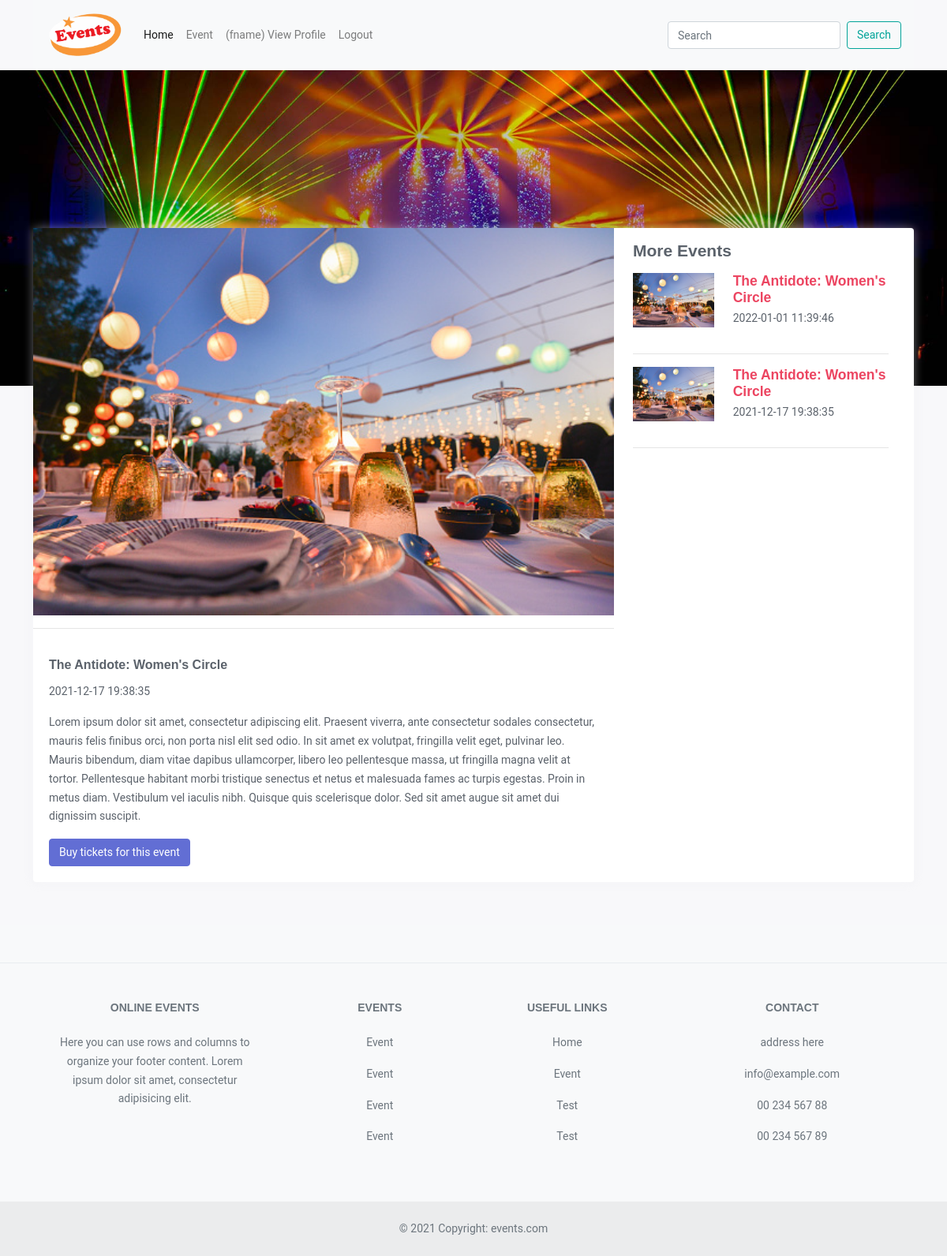
The page /event.php?show-event=1 (signed in) on the database its author committed.
### tables this page shows
CREATE TABLE IF NOT EXISTS `e_user` (
  `e_user_id` int(11) NOT NULL AUTO_INCREMENT,
  `e_user_fname` varchar(128) NOT NULL,
  `e_user_lname` varchar(128) NOT NULL,
  `e_user_type` varchar(8) NOT NULL,
  `e_user_login_id` int(11) NOT NULL,
  PRIMARY KEY (`e_user_id`),
  KEY `e_user_login_id` (`e_user_login_id`)
);

CREATE TABLE IF NOT EXISTS `e_events` (
  `e_event_id` int(11) NOT NULL AUTO_INCREMENT,
  `e_event_title` varchar(256) NOT NULL,
  `e_event_date` date NOT NULL,
  `e_event_time` time NOT NULL,
  `e_event_details` varchar(1024) NOT NULL,
  PRIMARY KEY (`e_event_id`)
);

### includes/main.php (called while the page is built, shortened)
<?php
function getUserinfo($conn, $userid){
	$result = mysqli_fetch_array(mysqli_query($conn, "SELECT * FROM e_user,e_login WHERE e_user.e_user_login_id =e_login.e_id AND e_user.e_user_login_id ='$userid'"));
	return $result;
}
function getEventById($conn, $eventid){
	$result = mysqli_fetch_array(mysqli_query($conn, "SELECT * FROM e_events WHERE e_event_id='$eventid'"));
	return $result;
}
function getTenEvents($conn){
	$result = mysqli_query($conn, "SELECT * FROM e_events ORDER BY RAND() LIMIT 10");
	return $result;
}
?>

### event.php (the view, shortened to what this page needs)
<?php include('includes/header.php');
include('includes/fun-buy-tickets.php');  ?>
<?php
if(isset($_GET['show-event'])){ ?>
<section class="mtop">
	<div class="eventbgcontent">
		<div class="container">
			<div class="row">
				<div class="col-12">
						<div class="card carddetail">
							<div class="row">
								<div class="col-8">
									<?php
									$eventdetails = getEventById($conn, $_GET['show-event']); ?>
									<img class="card-img-top" src="img/event.jpg" alt="Card image cap">
									<hr>
									  <div class="card-body">
									  	<h5 class="card-title"><?php echo $eventdetails['e_event_title']; ?></h5>
									  	<p class="card-text"><?php echo $eventdetails['e_event_date']." ".$eventdetails['e_event_time']; ?></p>
									    <p class="card-text"><?php echo $eventdetails['e_event_details']; ?></p>
									    <?php if(isset($_SESSION['login_id'])) {  ?>
									     <a href="event.php?buy-tickets=<?php echo $eventdetails['e_event_id']; ?>" class="btn btn-primary">Buy tickets for this event</a>
										<?php }else{ ?>
												<a href="index.php?action=login&buy-tickets=<?php echo $_GET['show-event']; ?>" class="btn btn-primary">Buy tickets for this event</a>
										<?php } ?>
									  </div>
								</div>
								<div class="col-4">
									<h4 class="mt-3 mb-3">More Events</h4>
									<?php
									$randevents = getTenEvents($conn);
									 if ($randevents->num_rows > 0) {
											while($rw = $randevents->fetch_assoc()) { ?>
									<div class="row">
										<div class="col-4">
												<a class="text-danger" href="event.php?show-event=<?php echo $rw['e_event_id']; ?>"><img class="card-img-top" src="img/event.jpg" alt="Card image cap"></a>
										</div>
										<div class="col-7">
											<a class="text-danger" href="event.php?show-event=<?php echo $rw['e_event_id']; ?>"><h5 class="mb-1"><?php echo $rw['e_event_title']; ?></h5></a>
											<p><?php echo $rw['e_event_date']." ".$rw['e_event_time']; ?></p>
										</div>
										<div class="col-11">
											<hr>
										</div>
									</div>
								<?php }} ?>
								</div>
							 </div>
					  </div>
				</div>
			</div>
		</div>
	</div>
</section>
<?php
}else if(isset($_GET['buy-tickets']) && rowCounts(getEventByIdempty($conn, $_GET['buy-tickets']))==1){
	$userinfo = getUserinfo($conn, $_SESSION['login_id']);
	$eventinfo = getEventById($conn, $_GET['buy-tickets']); ?>
	<section class="profilemainimage eventpagebg">
	</section>
	<section class="mtop">
		<div class="eventbgcontent">
			<div class="container">
				<div class="row justify-content-center">
					<div class="col-10">
						<div class="card carddetail">
							<div class="card-body">
								<h3 class="">Buy Tickets</h3>
								<hr>
								<div class="row">
									<div class="col-6">
								<h5 class="card-title">Event Information</h5>
					  			<hr>
					  				<div class="form-group">
						    			<label for="etitle">Event Title *</label>
						    			<input type="text" name="etitle" value="<?php echo $eventinfo['e_event_title']; ?>" class="form-control" id="etitle" placeholder="Event Title" required readonly>
						  			</div>
						  			<div class="form-group">
						    			<label for="edate">Event Date *</label>
						    			<input type="text" name="edate" value="<?php echo $eventinfo['e_event_date']." ".$eventinfo['e_event_time']; ?>" class="form-control" id="edate" placeholder="Event Date" required readonly>
						  			</div>
						  		</div>
						  		<div class="col-6">
						  			<?php if(isset($_SESSION['login_id'])) { ?>
								<h5 class="card-title">User Information</h5>
								<hr>
									<div class="form-group">
						    			<label for="fname">First Name *</label>
						    			<input type="text" name="fname" value="<?php echo $userinfo['e_user_fname']; ?>" class="form-control" id="fname" placeholder="First Name" required readonly>
						  			</div>
						  			<div class="form-group">
								    	<label for="emailadd">Email Address *</label>
								    	<input type="email" name="email" value="<?php echo $userinfo['e_email']; ?>" class="form-control" id="emailadd" placeholder="Email Address" required readonly>
					  				</div>
					  			<?php } ?>
					  			</div>
					  			<div class="col-12">
					  			<h5 class="card-title">Payment Information</h5>
					  			<hr>
					  			<form method="post" action="">
					  			</div>
					  			<div class="col-6">
					  			<div class="form-group">
								    <label for="numberoftickets">Number of Tickets *</label>
								    <input type="number" name="numberoftickets" value="<?php echo $_POST['numberoftickets']; ?>" class="form-control" id="numberoftickets" placeholder="Number of Tickets" required>
					  			</div>
					  			<div class="form-group">
								    <label for="cardnumber">Card Number *</label>
								    <input type="number" name="cardnumber" value="<?php echo $_POST['cardnumber']; ?>" class="form-control" id="cardnumber" placeholder="XXXXXXXXXXXXXXXX" required>
					  			</div>
					  			</div>
					  			<div class="col-6">
					  			<div class="form-group">
								    <label for="cardexpirydate">Card Expiry Date *</label>
								    <input type="number" name="cardexpirydate" value="<?php echo $_POST['cardexpirydate']; ?>" class="form-control" id="cardexpirydate" placeholder="MMYY" required>
					  			</div>
					  			<div class="form-group">
								    <label for="cvv">CVV *</label>
								    <input type="number" name="cvv" value="<?php echo $_POST['cvv']; ?>" class="form-control" id="cvv" placeholder="XXX" required>
					  			</div>
					  			</div>
					  			<div class="col-12">
					  				<div class="form-group">
								    	<label for="message">Message</label>
								    	<textarea name="message" class="form-control" rows="4" cols="50" id="message"><?php echo $_POST['message']; ?></textarea>
					  				</div>
					  				<?php if(!empty($error)){ ?>
								  		<div class="form-group">
								  			<div class="message">
								  				<?php echo $error;
								  				?>
								  			</div>
								  		</div>
									<?php  } ?>
					  			</div>
					  			<div class="col-12">
					  			 <button type="submit" name="buy" class="btn btn-primary">Buy Now</button>
					  			 </form>
					  			</div>
					  			</div>
							</div>
						</div>
					</div>
				</div>
		</div>
	</section>
<?php }else{ ?>
	<section class="profilemainimage eventpagebg">
	</section>
<?php }
?>
<?php include('includes/footer.php') ?>

### includes/header.php (shortened to what this page needs)
<?php include 'includes/config.php'; controlSession();
if(isset($_SESSION['login_id'])){
	$userinfo = getUserinfo($conn, $_SESSION['login_id']);
}
?>
<!DOCTYPE html>
<head>
    <link href="lib/css/bootstrap.min.css" rel="stylesheet" type="text/css"/>
    <link href="lib/css/owl.carousel.css" rel="stylesheet" type="text/css"/>
    <link href="css/main.css" rel="stylesheet" type="text/css"/>
</head>
<body>
<header>
	<div class="container">
	<nav class="navbar navbar-expand-lg navbar-light bg-light">
	  <a class="navbar-brand" href="index.php"><img src="img/logo.png" alt="logo" width="100px" height="auto"></a>
	  <div class="collapse navbar-collapse" id="navbarSupportedContent">
	    <ul class="navbar-nav mr-auto">
	      <li class="nav-item active">
	        <a class="nav-link" href="index.php">Home</a>
	      </li>
	      <li class="nav-item">
	        <a class="nav-link" href="index.php">Event</a>
	      </li>
	      <?php
	      	if(isset($_SESSION['login_id'])){
	      		if($_SESSION['user_type']=="user"){ ?>
	      			<li class="nav-item">
			        	<a class="nav-link" href="profile.php">(<?php echo $userinfo['e_user_fname']; ?>) View Profile</a>
			      	</li>
			      	<li class="nav-item">
			        	<a class="nav-link" href="logout.php">Logout</a>
			      	</li>
	      		<?php }else if($_SESSION['user_type']=="admin"){ ?>
	      			<li class="nav-item">
			        	<a class="nav-link" href="#">Create an event</a>
			      	</li>
			      	<li class="nav-item">
			        	<a class="nav-link" href="profile.php">(<?php echo $userinfo['e_user_fname']; ?>) View Profile</a>
			      	</li>
			      	<li class="nav-item">
			        	<a class="nav-link" href="logout.php">Logout</a>
			      	</li>
	      		<?php }else{}
	      }
	      ?>
	    </ul>
	    <form class="form-inline my-2 my-lg-0">
	      <input class="form-control mr-sm-2" type="search" placeholder="Search" aria-label="Search">
	      <button class="btn btn-outline-success my-2 my-sm-0" type="submit">Search</button>
	    </form>
	  </div>
	</nav>
</div>
</header>

### css/main.css (style rules this page uses)
body { margin: 0; padding: 0; }
section { margin: 30px 0px; }
.carddetail { margin-top: 100px; }
ul { margin: 0; padding: 0; }
ul li { list-style: none; }
.mtop { margin-top: -300px; }

### rows shown on the page
e_user: e_user_fname "fname"
e_events: e_event_title "The Antidote: Women's Circle", e_event_date "2021-12-17", e_event_time "19:38:35", e_event_details "Lorem ipsum dolor sit amet, consectetur adipiscing elit. Praesent viverra, ante consectetur sodales consectetur, mauris felis finibus orci, non porta nisl elit sed odio. In sit amet ex volutpat, fringilla velit eget, pulvinar leo. Mauris bibendum, diam vitae dapibus ullamcorper, libero leo pellentesque massa, ut fringilla magna velit at tortor. Pellentesque habitant morbi tristique senectus et netus et malesuada fames ac turpis egestas. Proin in metus diam. Vestibulum vel iaculis nibh. Quisque quis scelerisque dolor. Sed sit amet augue sit amet dui dignissim suscipit."
e_events: e_event_title "The Antidote: Women's Circle", e_event_date "2022-01-01", e_event_time "11:39:46"
